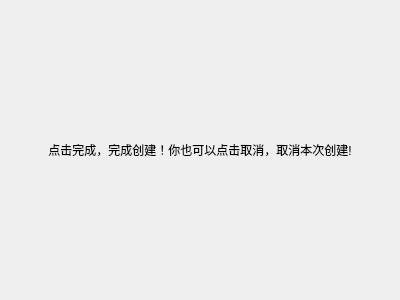
<?xml version="1.0" encoding="UTF-8"?>
<ui version="4.0">
 <class>GDConfirmWizardPage</class>
 <widget class="QWizardPage" name="GDConfirmWizardPage">
  <property name="geometry">
   <rect>
    <x>0</x>
    <y>0</y>
    <width>400</width>
    <height>300</height>
   </rect>
  </property>
  <property name="windowTitle">
   <string>WizardPage</string>
  </property>
  <layout class="QGridLayout" name="gridLayout_2">
   <item row="0" column="0">
    <layout class="QGridLayout" name="gridLayout">
     <item row="0" column="0">
      <widget class="QLabel" name="label">
       <property name="text">
        <string>点击完成，完成创建！你也可以点击取消，取消本次创建!</string>
       </property>
       <property name="alignment">
        <set>Qt::AlignmentFlag::AlignCenter</set>
       </property>
      </widget>
     </item>
    </layout>
   </item>
  </layout>
 </widget>
 <resources/>
 <connections/>
</ui>
